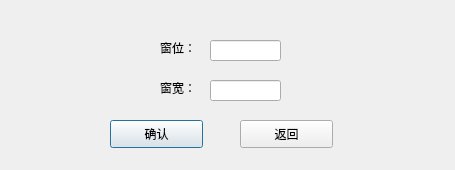
<?xml version="1.0" encoding="UTF-8"?>
<ui version="4.0">
 <class>Fluroscopy</class>
 <widget class="QDialog" name="Fluroscopy">
  <property name="geometry">
   <rect>
    <x>0</x>
    <y>0</y>
    <width>455</width>
    <height>170</height>
   </rect>
  </property>
  <property name="windowTitle">
   <string>Dialog</string>
  </property>
  <widget class="QPushButton" name="pushButtonConfirm">
   <property name="geometry">
    <rect>
     <x>110</x>
     <y>120</y>
     <width>93</width>
     <height>28</height>
    </rect>
   </property>
   <property name="text">
    <string>确认</string>
   </property>
  </widget>
  <widget class="QPushButton" name="pushButtonBack">
   <property name="geometry">
    <rect>
     <x>240</x>
     <y>120</y>
     <width>93</width>
     <height>28</height>
    </rect>
   </property>
   <property name="text">
    <string>返回</string>
   </property>
  </widget>
  <widget class="QLabel" name="label_8">
   <property name="geometry">
    <rect>
     <x>160</x>
     <y>40</y>
     <width>41</width>
     <height>16</height>
    </rect>
   </property>
   <property name="text">
    <string>窗位：</string>
   </property>
  </widget>
  <widget class="QLineEdit" name="lineEditPos">
   <property name="geometry">
    <rect>
     <x>210</x>
     <y>40</y>
     <width>71</width>
     <height>21</height>
    </rect>
   </property>
  </widget>
  <widget class="QLabel" name="label_9">
   <property name="geometry">
    <rect>
     <x>160</x>
     <y>80</y>
     <width>41</width>
     <height>16</height>
    </rect>
   </property>
   <property name="text">
    <string>窗宽：</string>
   </property>
  </widget>
  <widget class="QLineEdit" name="lineEditW">
   <property name="geometry">
    <rect>
     <x>210</x>
     <y>80</y>
     <width>71</width>
     <height>21</height>
    </rect>
   </property>
  </widget>
 </widget>
 <resources/>
 <connections/>
</ui>
